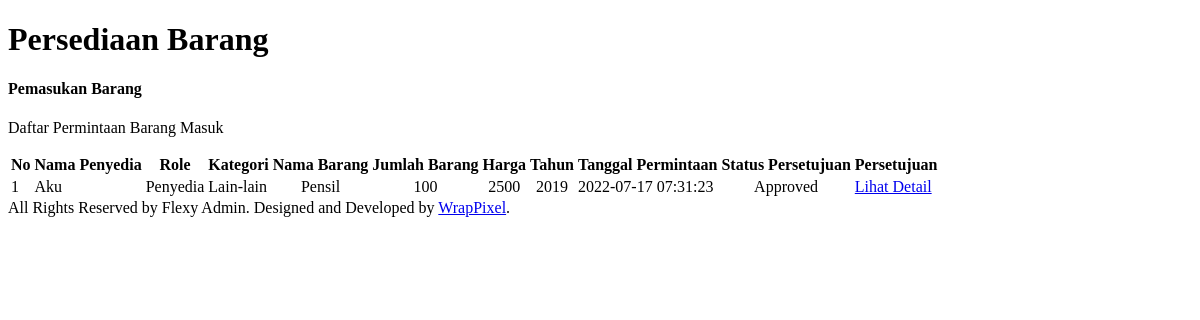
The app's page /disbekal/home.php, older data.
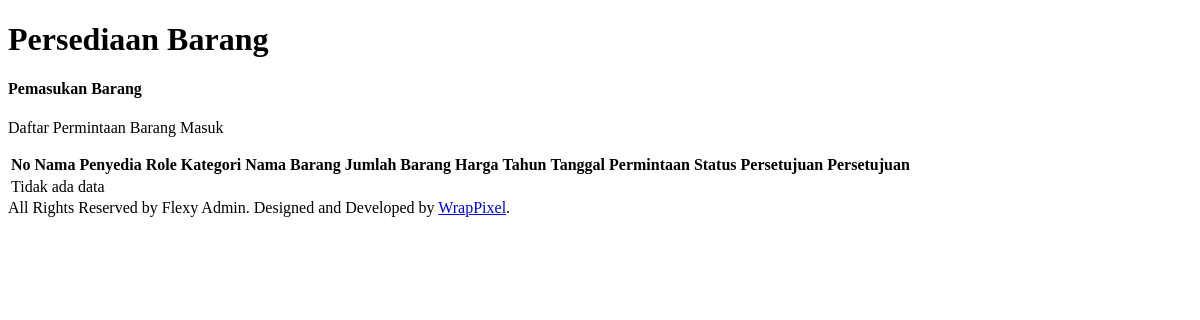
The same page, newer data.
### tables this page shows
CREATE TABLE `pemasukan` (
  `id_request` int(11) NOT NULL,
  `id_admin` int(11) NOT NULL,
  `nama_penyedia` varchar(250) NOT NULL,
  `role` varchar(250) NOT NULL,
  `id_komoditi` int(11) NOT NULL,
  `id_barang` varchar(11) NOT NULL,
  `nama_barang` varchar(250) NOT NULL,
  `jumlah_barang` int(11) NOT NULL,
  `harga_barang` int(11) NOT NULL,
  `tahun_produksi` int(11) NOT NULL,
  `tgl_request` timestamp NOT NULL DEFAULT current_timestamp(),
  `status_request` bit(1) NOT NULL
);

CREATE TABLE `komoditi` (
  `id_komoditi` int(11) NOT NULL,
  `jenis_komoditi` varchar(50) NOT NULL
);

### disbekal/home.php (the view, shortened to what this page needs)
<!DOCTYPE html>
<html dir="ltr" lang="en">
<body>
    <div class="page-wrapper">
        <div class="page-breadcrumb">
            <div class="row align-items-center">
                <div class="col-6">
                    <h1 class="mb-0 fw-bold">Persediaan Barang</h1>
                </div>
            </div>
        </div>
        <div class="container-fluid">
            <div class="row">
                <div class="col-12">
                    <div class="card">
                        <div class="card-body">
                            <div class="d-md-flex">
                                <div>
                                    <h4 class="card-title">Pemasukan Barang</h4>
                                    <p>Daftar Permintaan Barang Masuk</p>
                                </div>
                            </div>
                            <div class="table-responsive">
                                <table class="table mb-0 table-hover align-middle text-nowrap">
                                    <thead>
                                        <tr>
                                            <th class="border-top-0">No</th>
                                            <th class="border-top-0">Nama Penyedia</th>
                                            <th class="border-top-0" style="text-align:center">Role</th>
                                            <th class="border-top-0">Kategori</th>
                                            <th class="border-top-0">Nama Barang</th>
                                            <th class="border-top-0">Jumlah Barang</th>
                                            <th class="border-top-0">Harga</th>
                                            <th class="border-top-0">Tahun</th>
                                            <th class="border-top-0">Tanggal Permintaan</th>
                                            <th class="border-top-0">Status Persetujuan</th>
                                            <th class="border-top-0">Persetujuan</th>
                                        </tr>
                                    </thead>
                                    <tbody>
                                     <?php
                                            include 'database.php';
                                            $no = 1;
                                            $sql = mysqli_query($koneksi,'SELECT * FROM pemasukan LEFT JOIN komoditi USING(id_komoditi) ORDER BY id_request DESC');
                                            if (mysqli_num_rows($sql) > 0 ) {
                                            while ($row = mysqli_fetch_array($sql)){
                                        ?>
                                            <tr>
                                            <td><?php echo $no++ ?></td>
                                            <td><?php echo $row['nama_penyedia']?></td>
                                            <td><?php echo $row['role']?></td>
                                            <td><?php echo $row['jenis_komoditi']?></td>
                                            <td style="text-align:center"><?php echo $row['nama_barang']?></td>
                                            <td style="text-align:center"><?php echo $row['jumlah_barang']?></td>
                                            <td style="text-align:center"><?php echo $row['harga_barang']?></td>
                                            <td style="text-align:center"><?php echo $row['tahun_produksi']?></td>
                                            <td><?php echo $row['tgl_request']?></td>
                                            <td style="text-align:center"><?php echo ($row['status_request'] == 0)?'Pending':'Approved'; ?></td>
                                            <td>
                                                <a class="btn btn-success" href="<?php echo BASE_URL."index.php?page=disbekal/detail_persetujuan.php&id_request=$row[id_request]" ?>">Lihat Detail</a>
                                            </td>
                                            </tr>
                                        <?php }
                                        }else { ?>
                                            <tr>
                                                <td colspan="9">Tidak ada data</td>
                                            </tr>
                                        <?php } ?>
                                    </tbody>
                                </table>
                            </div>
                        </div>
                    </div>
                </div>
            </div>
        <footer class="footer text-center">
            All Rights Reserved by Flexy Admin. Designed and Developed by <a
                href="https://www.wrappixel.com">WrapPixel</a>.
        </footer>
    </div>
    </div>
</body>
</html>

Row changes from the older to the newer data that the page shows:
removed pemasukan: nama_penyedia "Aku", role "Penyedia", id_komoditi.jenis_komoditi "Lain-lain", nama_barang "Pensil", jumlah_barang "100", harga_barang "2500", tahun_produksi "2019", tgl_request "2022-07-17 07:31:23", status_request "Approved"
Text that changed along with them:
text now shown: "Tidak ada data"
